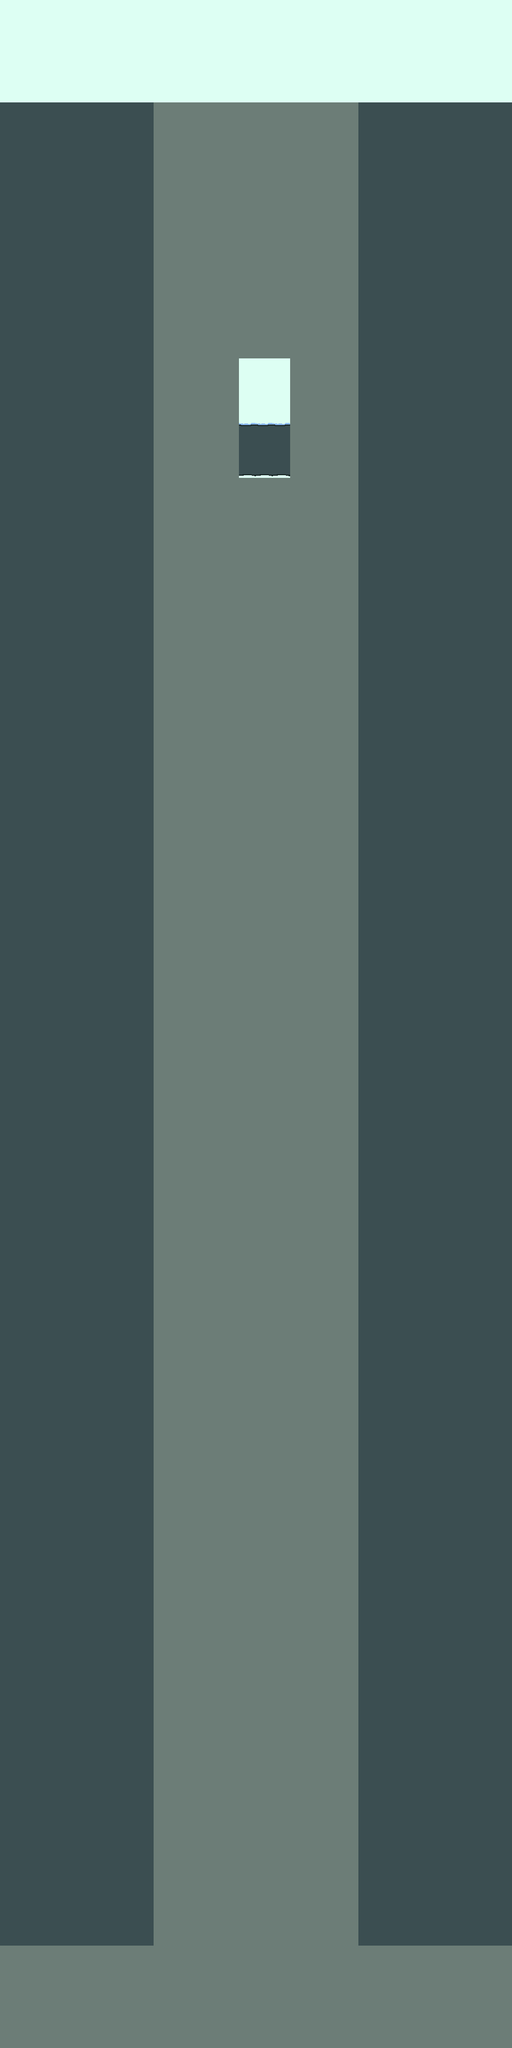

A 2D game scene composited from a Tiled map and its tileset images. What follows is a short description and the map's XML, with each tile layer's data collapsed to a summary:
An orthogonal 30x120 tile map with 32x32 px tiles, 5 tile layers (FLOOR, MIDDLE, ABOVE, LIGHT, ...), 4 tilesets and 35 objects (16x bumper_bounce, 9x bumper, 5x ice, camera trigger).

<map version="1.2" tiledversion="1.2.3" orientation="orthogonal" renderorder="right-down" width="30" height="120" tilewidth="32" tileheight="32" infinite="0" nextlayerid="35" nextobjectid="985">
 <tileset firstgid="1" name="objects" tilewidth="32" tileheight="32" spacing="1" tilecount="8" columns="4">
  <image source="tilesets/objects.png" width="132" height="65" />
 </tileset>
 <tileset firstgid="9" source="tilesets/forest_frost.tsx" />
 <tileset firstgid="265" source="tilesets/trees_frost.tsx" />
 <tileset firstgid="430" source="tilesets/mountain.tsx" />
 <layer id="30" name="FLOOR" width="30" height="120">
  <data>[3600 cells, 3600 non-empty, 5 distinct tile ids]</data>
 </layer>
 <layer id="31" name="MIDDLE" width="30" height="120">
  <data>[3600 cells, 0 non-empty, 0 distinct tile ids]</data>
 </layer>
 <layer id="32" name="ABOVE" width="30" height="120">
  <data>[3600 cells, 0 non-empty, 0 distinct tile ids]</data>
 </layer>
 <layer id="33" name="LIGHT" width="30" height="120">
  <data>[3600 cells, 0 non-empty, 0 distinct tile ids]</data>
 </layer>
 <layer id="34" name="OVERHEAD" width="30" height="120">
  <data>[3600 cells, 0 non-empty, 0 distinct tile ids]</data>
 </layer>
 <objectgroup color="#7b2bd5" id="5" name="SLOPES" visible="0">
  <object id="558" x="0" y="192" width="960" height="3456" />
 </objectgroup>
 <objectgroup color="#32e3c6" id="7" name="TERRAIN">
  <object id="949" name="ice" x="288" y="896" width="384" height="2752" />
  <object id="964" name="ice" x="0" y="3648" width="960" height="192" />
  <object id="966" name="ice" x="288" y="192" width="384" height="480" />
  <object id="967" name="ice" x="544" y="672" width="128" height="224" />
  <object id="968" name="ice" x="288" y="672" width="160" height="224" />
 </objectgroup>
 <objectgroup color="#54ca42" id="6" name="COLLISION" visible="0">
  <object id="960" x="0" y="192" width="288" height="3456" />
  <object id="961" x="672" y="192" width="288" height="3456" />
  <object id="965" x="416" y="800" width="128" height="96" />
 </objectgroup>
 <objectgroup id="8" name="ENTITIES" opacity="0.64">
  <object id="950" name="bumper" gid="3" x="512" y="320" width="32" height="32">
   <properties>
    <property name="SPEED" value="6.0f" />
    <property name="TYPE" value="BUMPER" />
   </properties>
  </object>
  <object id="951" name="bumper_bounce" gid="8" x="256" y="320" width="32" height="32">
   <properties>
    <property name="TYPE" value="BUMPER_BOUNCE" />
   </properties>
  </object>
  <object id="952" name="bumper_bounce" gid="8" x="672" y="320" width="32" height="32">
   <properties>
    <property name="TYPE" value="BUMPER_BOUNCE" />
   </properties>
  </object>
  <object id="953" name="bumper" gid="3" x="456" y="576" width="32" height="32">
   <properties>
    <property name="SPEED" value="7.0f" />
    <property name="TYPE" value="BUMPER" />
   </properties>
  </object>
  <object id="954" name="bumper_bounce" gid="8" x="256" y="576" width="32" height="32">
   <properties>
    <property name="TYPE" value="BUMPER_BOUNCE" />
   </properties>
  </object>
  <object id="955" name="bumper_bounce" gid="8" x="672" y="576" width="32" height="32">
   <properties>
    <property name="TYPE" value="BUMPER_BOUNCE" />
   </properties>
  </object>
  <object id="956" name="bumper" gid="3" x="576" y="832" width="32" height="32">
   <properties>
    <property name="SPEED" value="2.0f" />
    <property name="TYPE" value="BUMPER" />
   </properties>
  </object>
  <object id="957" name="bumper_bounce" gid="8" x="256" y="864" width="32" height="32">
   <properties>
    <property name="TYPE" value="BUMPER_BOUNCE" />
   </properties>
  </object>
  <object id="958" name="bumper_bounce" gid="8" x="672" y="832" width="32" height="32">
   <properties>
    <property name="TYPE" value="BUMPER_BOUNCE" />
   </properties>
  </object>
  <object id="959" name="camera trigger" gid="7" x="224" y="3648" width="576" height="3456">
   <properties>
    <property name="TYPE" value="CAMERA_TRIGGER" />
    <property name="Y_OFFSET" value="-128" />
   </properties>
  </object>
  <object id="969" name="bumper_bounce" gid="8" x="512" y="832" width="32" height="32">
   <properties>
    <property name="TYPE" value="BUMPER_BOUNCE" />
   </properties>
  </object>
  <object id="970" name="bumper_bounce" gid="8" x="448" y="864" width="32" height="32">
   <properties>
    <property name="TYPE" value="BUMPER_BOUNCE" />
   </properties>
  </object>
  <object id="971" name="bumper" gid="3" x="288" y="864" width="32" height="32">
   <properties>
    <property name="SPEED" value="3.0f" />
    <property name="TYPE" value="BUMPER" />
   </properties>
  </object>
  <object id="972" name="bumper_bounce" gid="8" x="256" y="1216" width="32" height="32">
   <properties>
    <property name="TYPE" value="BUMPER_BOUNCE" />
   </properties>
  </object>
  <object id="973" name="bumper_bounce" gid="8" x="672" y="1216" width="32" height="32">
   <properties>
    <property name="TYPE" value="BUMPER_BOUNCE" />
   </properties>
  </object>
  <object id="974" name="bumper" gid="3" x="448" y="1216" width="32" height="32">
   <properties>
    <property name="SPEED" value="9.0f" />
    <property name="TYPE" value="BUMPER" />
   </properties>
  </object>
  <object id="975" name="bumper_bounce" gid="8" x="256" y="1856" width="32" height="32">
   <properties>
    <property name="TYPE" value="BUMPER_BOUNCE" />
   </properties>
  </object>
  <object id="976" name="bumper_bounce" gid="8" x="672" y="1856" width="32" height="32">
   <properties>
    <property name="TYPE" value="BUMPER_BOUNCE" />
   </properties>
  </object>
  <object id="977" name="bumper" gid="3" x="576" y="1856" width="32" height="32">
   <properties>
    <property name="SPEED" value="10.0f" />
    <property name="TYPE" value="BUMPER" />
   </properties>
  </object>
  <object id="978" name="bumper_bounce" gid="8" x="256" y="2176" width="32" height="32">
   <properties>
    <property name="TYPE" value="BUMPER_BOUNCE" />
   </properties>
  </object>
  <object id="979" name="bumper_bounce" gid="8" x="672" y="2176" width="32" height="32">
   <properties>
    <property name="TYPE" value="BUMPER_BOUNCE" />
   </properties>
  </object>
  <object id="980" name="bumper" gid="3" x="512" y="2176" width="32" height="32">
   <properties>
    <property name="SPEED" value="2.0f" />
    <property name="TYPE" value="BUMPER" />
   </properties>
  </object>
  <object id="981" name="bumper" gid="3" x="384" y="2176" width="32" height="32">
   <properties>
    <property name="SPEED" value="2.0f" />
    <property name="TYPE" value="BUMPER" />
   </properties>
  </object>
  <object id="982" name="bumper_bounce" gid="8" x="256" y="3040" width="32" height="32">
   <properties>
    <property name="TYPE" value="BUMPER_BOUNCE" />
   </properties>
  </object>
  <object id="983" name="bumper_bounce" gid="8" x="672" y="3040" width="32" height="32">
   <properties>
    <property name="TYPE" value="BUMPER_BOUNCE" />
   </properties>
  </object>
  <object id="984" name="bumper" gid="3" x="576" y="3040" width="32" height="32">
   <properties>
    <property name="SPEED" value="12.0f" />
    <property name="TYPE" value="BUMPER" />
   </properties>
  </object>
 </objectgroup>
</map>
